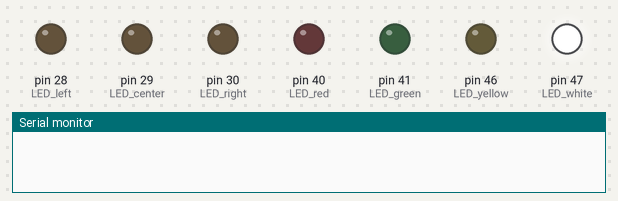
Bench run of a sketch on a simulated Arduino Mega 2560, built with avr-gcc and run on an emulated ATmega2560. On the bench: output pins drawn as LEDs (lit = HIGH), the last lines printed to the serial monitor.

Above: at 0.1 s.
At 7.1 s:
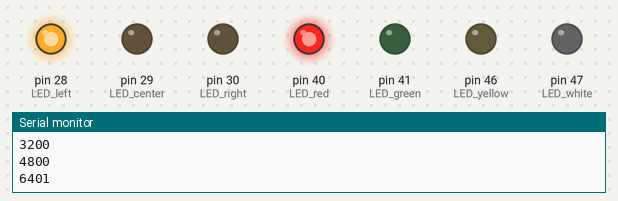
At 12.9 s:
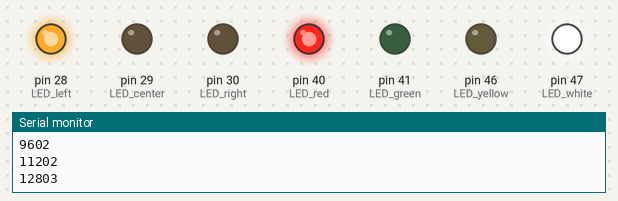
At 18.3 s:
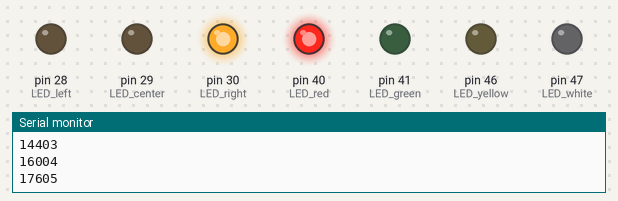
At 28.9 s:
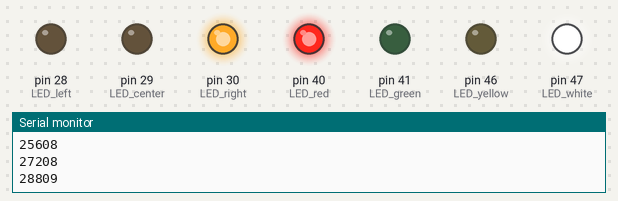
At 39.1 s:
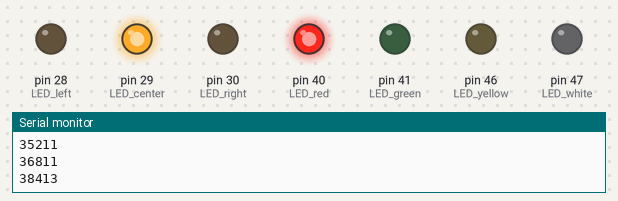
Timing chart, 0 to 40.0 s (numbered marks = the images above):
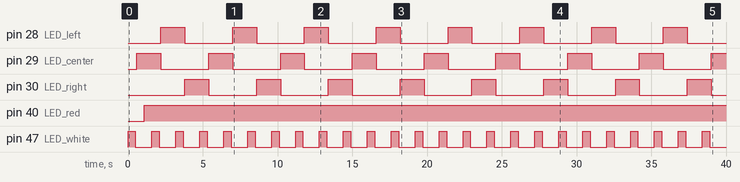

The sketch:

newModelComms_ino.ino
```cpp
//#include <Servo.h>

int i1 = 0;
float f1 = 2.51;
char c1 = 'd';
String s1 = "This string";
int state = 0;
int color = 0;
const int LED_left = 28;
const int LED_center = 29;
const int LED_right = 30;
const int LED_red = 40;
const int LED_yellow = 46;
const int LED_green = 41;
const int LED_white = 47;

void setup()
{
  Serial.begin(9600);
  Serial1.begin(38400);
  pinMode(LED_red, OUTPUT);
  pinMode(LED_yellow, OUTPUT);
  pinMode(LED_green, OUTPUT);
  pinMode(LED_white, OUTPUT);
  pinMode(LED_left, OUTPUT);
  pinMode(LED_center, OUTPUT);
  pinMode(LED_right, OUTPUT);
  Serial1.println("setup function");
}
void loop()
{
  digitalWrite(LED_white, HIGH);
  delay(500);
  digitalWrite(LED_white, LOW);
  delay(100);
  state = state+1;
  if (state == 3) {state = 0;}
  display_state();
  display_color();
  Serial.println(millis());
  Serial1.println(millis());
}

/*
String find_next(char *ptr,int bytes){
  String toRet = "";
  for(int i = 0; i < bytes; i++){
    if((ptr[i]>='0'&&ptr[i]<='9')||ptr[i]=='.'||(ptr[i]>='A'&&ptr[i]<='Z')) toRet+=ptr[i];
  }
  return toRet;
}

void receive_comms()
{
  char buffer[64];
  int i, ch, val;
  long j, num;

  for (i = 0; i<63; i++) {
    for (ch = Serial.read(); ch==-1; ch = Serial.read()) {}
    if (ch==';')
      break;
    buffer[i] = (char)ch;
  }

  String stateVar = find_next(buffer,4);
  freq = atof(find_next(&(buffer[5]),4).c_str());
  amp0 = atoi(find_next(&(buffer[10]),2).c_str());
  amp1 = atoi(find_next(&(buffer[13]),2).c_str());
  amp2 = atoi(find_next(&(buffer[16]),2).c_str());
  phase1 = atof(find_next(&(buffer[19]),5).c_str());
  phase2 = atof(find_next(&(buffer[25]),5).c_str());
  mode = atoi(find_next(&(buffer[31]),2).c_str());
  Serial1.println(stateVar);
  if (stateVar=="STOP"){
    state = STOP;}
  else if (stateVar=="GO"){
    state = STRAIGHT;}
 else if (stateVar=="CTL"){
    state = CTL;}
  else if (stateVar=="CF"){
    state = CSTRAIGHT;}
  else if (stateVar=="CTR"){
    state = CTR;}
}
*/
void display_state()
{
  digitalWrite(LED_right, LOW);
  digitalWrite(LED_center, LOW);
  digitalWrite(LED_left, LOW);
  if (state == 0) {digitalWrite(LED_right, HIGH);}
  if (state == 1) {digitalWrite(LED_center, HIGH);}
  if (state == 2) {digitalWrite(LED_left, HIGH);}
  delay(500);
}

void display_color()
{
  digitalWrite(LED_red, LOW);
  digitalWrite(LED_green, LOW);
  digitalWrite(LED_yellow, LOW);
  if (color == 0) {digitalWrite(LED_red, HIGH);}
  if (color == 1) {digitalWrite(LED_yellow, HIGH);}
  if (color == 2) {digitalWrite(LED_green, HIGH);}
  delay(500);
}
```

Measured:
- by itself, pin 28 (LED_left), pin 29 (LED_center), pin 30 (LED_right): alternates HIGH for 1.6 s and LOW for 3.2 s
- by itself, pin 40 (LED_red): LOW → HIGH at 1.1 s
- by itself, pin 47 (LED_white): alternates HIGH for 0.50 s and LOW for 1.1 s
